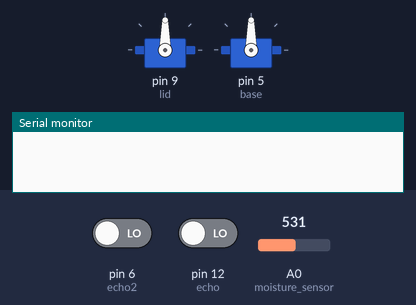
The sketch below on a simulated Arduino Uno, built with avr-gcc and run on an emulated ATmega328P. On the bench: 2 × servo, the last lines printed to the serial monitor. The inputs (shaded band) are chosen by the test bench; at power-on: A0 (moisture_sensor) = 531, pin 6 (echo2) LOW, pin 12 (echo) LOW.

Above: at 1.2 s.
1.3 s: A0 (moisture_sensor) set to 531
At 8.4 s:
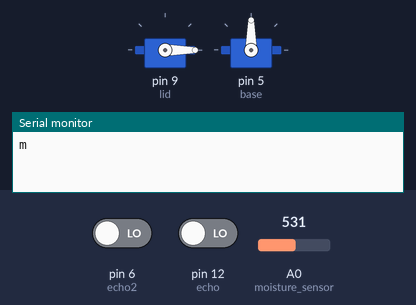
Timing chart, 0 to 9.9 s (numbered marks = the images above; inputs shaded):
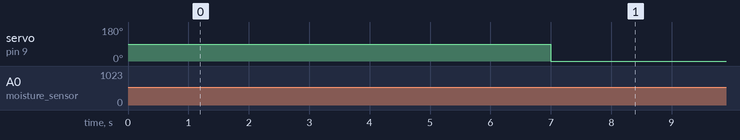

The sketch:

Ardiuno_sensor.ino
```cpp
#include<Wire.h>
#include<Servo.h>
int moisture_sensor=A0;
int gas_sensor=A1;
int trigg=13;
int echo=12;
int trigg2=7;
int echo2=6;
int lid=9;
int base=5;
int distance;
int duration;
int distance2;
char Status[2]="e";
Servo servo_lid;
Servo servo_base;


void setup() {
  // put your setup code here, to run once:
  pinMode(moisture_sensor,INPUT);
  pinMode(gas_sensor,INPUT);
  pinMode(echo,INPUT);
  pinMode(trigg,OUTPUT);
  servo_lid.attach(lid);
  servo_base.attach(base);
  Serial.begin(9600);
  Wire.begin();
}


void loop() {
  // put your main code here, to run repeatedly:

//  measuring distance
  digitalWrite(trigg, LOW);
  delayMicroseconds(2);
  digitalWrite(trigg, HIGH);     // send waves for 10 us
  delayMicroseconds(10);
  duration = pulseIn(echo, HIGH); // receive reflected waves
  distance = (duration*0.034/2);   // convert to distance
  delay(1000);


    //  if distance is greater than 30cm
  if(distance<30){
    delay(1000);

    //    if status is not full
  digitalWrite(trigg2, LOW);
  delayMicroseconds(2);
  digitalWrite(trigg2, HIGH);     // send waves for 10 us
  delayMicroseconds(10);
  duration = pulseIn(echo2, HIGH); // receive reflected waves
  distance2 = (duration*0.034/2);   // convert to distance
  if(distance2<30){
     Status[1]="f";
  }
  else{
    Status[1]="e";
  }
  delay(1000);
    if(Status!="f"){
      servo_lid.write(90);
      delay(2000);
      servo_lid.write(0);


        // if the watse is wet waste
        if(analogRead(moisture_sensor)>512){
              Serial.write("m",1);
              delay(10000);
              Serial.readBytes(Status,1);

              //if the wet bin is full
              if(Status=="f")
              {
                Wire.beginTransmission(2);
                Wire.write(8);
                Wire.endTransmission(2);
              }

              //if the wet bin is more than half filled
              else if (Status=="h"){
                Wire.beginTransmission(2);
                Wire.write(7);
                Wire.endTransmission(2);
                servo_base.write(90);
                delay(5000);
                servo_base.write(0);
              }


              //if the wet bin is less than half filled
              else if (Status=="e"){
                Wire.beginTransmission(2);
                Wire.write(6);
                Wire.endTransmission(2);
                servo_base.write(90);
                delay(5000);
                servo_base.write(0);
              }

      }


      //if detected by gas sensor
      else if(analogRead(gas_sensor)>512){

              Serial.write("g",1);
              Serial.readBytes(Status,1);

              if(Status=="f")
              {
                Wire.beginTransmission(2);
                Wire.write(5);
                Wire.endTransmission(2);
              }

              else if (Status=="h"){
                Wire.beginTransmission(2);
                Wire.write(4);
                Wire.endTransmission(2);
                servo_base.write(90);
                delay(5000);
                servo_base.write(0);
              }

              else if (Status=="e"){
                Wire.beginTransmission(2);
                Wire.write(3);
                Wire.endTransmission(2);
                servo_base.write(90);
                delay(5000);
                servo_base.write(0);
              }
      }


         //not detected by any sensor
         else{
              Serial.write("u",1);
              Serial.readBytes(Status,1);

              if(Status=="f")
              {
                Wire.beginTransmission(2);
                Wire.write(2);
                Wire.endTransmission(2);
              }

              else if (Status=="h"){
                Wire.beginTransmission(2);
                Wire.write(1);
                Wire.endTransmission(2);
                servo_base.write(90);
                delay(5000);
                servo_base.write(0);
              }

              else if (Status=="e"){
                Wire.beginTransmission(2);
                Wire.write(0);
                Wire.endTransmission(2);
                servo_base.write(90);
                delay(5000);
                servo_base.write(0);
              }

      }


      delay(5000);


    }


    else{
        Wire.write(9);
    }
  }
}
```
